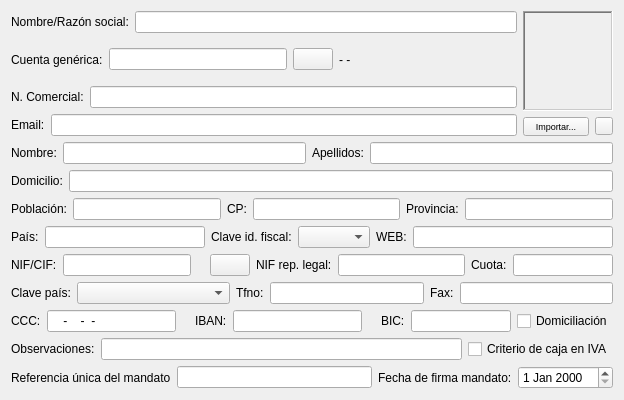
          <widget class="QWidget" name="tab">
           <attribute name="title">
            <string>Datos personales</string>
           </attribute>
           <layout class="QVBoxLayout" name="verticalLayout_8">
            <item>
             <layout class="QHBoxLayout" name="horizontalLayout_24">
              <item>
               <layout class="QVBoxLayout" name="verticalLayout_3">
                <item>
                 <layout class="QHBoxLayout" name="horizontalLayout_11">
                  <item>
                   <widget class="QLabel" name="TextLabel2">
                    <property name="text">
                     <string>Nombre/Razón social:</string>
                    </property>
                    <property name="wordWrap">
                     <bool>false</bool>
                    </property>
                   </widget>
                  </item>
                  <item>
                   <widget class="QLineEdit" name="NombreLineEdit">
                    <property name="maxLength">
                     <number>80</number>
                    </property>
                   </widget>
                  </item>
                 </layout>
                </item>
                <item>
                 <layout class="QHBoxLayout" name="horizontalLayout_18">
                  <item>
                   <widget class="QLabel" name="label_2">
                    <property name="text">
                     <string>Cuenta genérica:</string>
                    </property>
                   </widget>
                  </item>
                  <item>
                   <widget class="QLineEdit" name="cuenta_lineEdit"/>
                  </item>
                  <item>
                   <widget class="QPushButton" name="busca_cuenta_pushButton">
                    <property name="text">
                     <string/>
                    </property>
                    <property name="icon">
                     <iconset resource="keme.qrc">
                      <normaloff>:/iconos/graf/viewer.xpm</normaloff>:/iconos/graf/viewer.xpm</iconset>
                    </property>
                   </widget>
                  </item>
                  <item>
                   <widget class="QLabel" name="cuenta_label">
                    <property name="sizePolicy">
                     <sizepolicy hsizetype="Expanding" vsizetype="Preferred">
                      <horstretch>0</horstretch>
                      <verstretch>0</verstretch>
                     </sizepolicy>
                    </property>
                    <property name="maximumSize">
                     <size>
                      <width>400</width>
                      <height>16777215</height>
                     </size>
                    </property>
                    <property name="text">
                     <string>- -</string>
                    </property>
                   </widget>
                  </item>
                 </layout>
                </item>
                <item>
                 <layout class="QHBoxLayout" name="horizontalLayout_16">
                  <item>
                   <widget class="QLabel" name="label_3">
                    <property name="text">
                     <string>N. Comercial:</string>
                    </property>
                   </widget>
                  </item>
                  <item>
                   <widget class="QLineEdit" name="ncomerciallineEdit">
                    <property name="maxLength">
                     <number>80</number>
                    </property>
                   </widget>
                  </item>
                 </layout>
                </item>
                <item>
                 <layout class="QHBoxLayout" name="horizontalLayout_12">
                  <item>
                   <widget class="QLabel" name="TextLabel10">
                    <property name="text">
                     <string>Email:</string>
                    </property>
                    <property name="wordWrap">
                     <bool>false</bool>
                    </property>
                   </widget>
                  </item>
                  <item>
                   <widget class="QLineEdit" name="EmailLineEdit">
                    <property name="maxLength">
                     <number>80</number>
                    </property>
                   </widget>
                  </item>
                 </layout>
                </item>
               </layout>
              </item>
              <item>
               <layout class="QVBoxLayout" name="_2">
                <item>
                 <widget class="QLabel" name="fotolabel">
                  <property name="sizePolicy">
                   <sizepolicy hsizetype="Fixed" vsizetype="Fixed">
                    <horstretch>0</horstretch>
                    <verstretch>0</verstretch>
                   </sizepolicy>
                  </property>
                  <property name="minimumSize">
                   <size>
                    <width>90</width>
                    <height>100</height>
                   </size>
                  </property>
                  <property name="maximumSize">
                   <size>
                    <width>90</width>
                    <height>100</height>
                   </size>
                  </property>
                  <property name="frameShape">
                   <enum>QFrame::Shape::WinPanel</enum>
                  </property>
                  <property name="frameShadow">
                   <enum>QFrame::Shadow::Sunken</enum>
                  </property>
                  <property name="lineWidth">
                   <number>0</number>
                  </property>
                  <property name="text">
                   <string/>
                  </property>
                 </widget>
                </item>
                <item>
                 <layout class="QHBoxLayout" name="_3">
                  <item>
                   <widget class="QPushButton" name="fotopushButton">
                    <property name="sizePolicy">
                     <sizepolicy hsizetype="Minimum" vsizetype="Minimum">
                      <horstretch>0</horstretch>
                      <verstretch>0</verstretch>
                     </sizepolicy>
                    </property>
                    <property name="maximumSize">
                     <size>
                      <width>66</width>
                      <height>21</height>
                     </size>
                    </property>
                    <property name="font">
                     <font>
                      <pointsize>7</pointsize>
                     </font>
                    </property>
                    <property name="text">
                     <string>Importar...</string>
                    </property>
                   </widget>
                  </item>
                  <item>
                   <widget class="QPushButton" name="borrafotopushButton">
                    <property name="maximumSize">
                     <size>
                      <width>18</width>
                      <height>18</height>
                     </size>
                    </property>
                    <property name="text">
                     <string/>
                    </property>
                    <property name="icon">
                     <iconset resource="keme.qrc">
                      <normaloff>:/iconos/graf/borraelem.png</normaloff>:/iconos/graf/borraelem.png</iconset>
                    </property>
                    <property name="iconSize">
                     <size>
                      <width>12</width>
                      <height>12</height>
                     </size>
                    </property>
                   </widget>
                  </item>
                 </layout>
                </item>
               </layout>
              </item>
             </layout>
            </item>
            <item>
             <layout class="QHBoxLayout" name="horizontalLayout_17">
              <item>
               <widget class="QLabel" name="label_17">
                <property name="text">
                 <string>Nombre:</string>
                </property>
               </widget>
              </item>
              <item>
               <widget class="QLineEdit" name="nombre_pf_lineEdit"/>
              </item>
              <item>
               <widget class="QLabel" name="label_25">
                <property name="text">
                 <string>Apellidos:</string>
                </property>
               </widget>
              </item>
              <item>
               <widget class="QLineEdit" name="apellidoslineEdit"/>
              </item>
             </layout>
            </item>
            <item>
             <layout class="QHBoxLayout" name="horizontalLayout_13">
              <item>
               <widget class="QLabel" name="TextLabel1_2">
                <property name="text">
                 <string>Domicilio:</string>
                </property>
                <property name="wordWrap">
                 <bool>false</bool>
                </property>
               </widget>
              </item>
              <item>
               <widget class="QLineEdit" name="DomicilioLineEdit">
                <property name="maxLength">
                 <number>80</number>
                </property>
               </widget>
              </item>
             </layout>
            </item>
            <item>
             <layout class="QHBoxLayout" name="horizontalLayout_15">
              <item>
               <widget class="QLabel" name="TextLabel2_2">
                <property name="text">
                 <string>Población:</string>
                </property>
                <property name="wordWrap">
                 <bool>false</bool>
                </property>
               </widget>
              </item>
              <item>
               <widget class="QLineEdit" name="PoblacionLineEdit">
                <property name="maxLength">
                 <number>80</number>
                </property>
               </widget>
              </item>
              <item>
               <widget class="QLabel" name="TextLabel4">
                <property name="text">
                 <string>CP:</string>
                </property>
                <property name="wordWrap">
                 <bool>false</bool>
                </property>
               </widget>
              </item>
              <item>
               <widget class="QLineEdit" name="CpLineEdit">
                <property name="maximumSize">
                 <size>
                  <width>150</width>
                  <height>16777215</height>
                 </size>
                </property>
                <property name="maxLength">
                 <number>40</number>
                </property>
               </widget>
              </item>
              <item>
               <widget class="QLabel" name="TextLabel3">
                <property name="text">
                 <string>Provincia:</string>
                </property>
                <property name="wordWrap">
                 <bool>false</bool>
                </property>
               </widget>
              </item>
              <item>
               <widget class="QLineEdit" name="ProvinciaLineEdit">
                <property name="maxLength">
                 <number>80</number>
                </property>
               </widget>
              </item>
             </layout>
            </item>
            <item>
             <layout class="QHBoxLayout" name="horizontalLayout_5">
              <item>
               <widget class="QLabel" name="label_13">
                <property name="text">
                 <string>País:</string>
                </property>
               </widget>
              </item>
              <item>
               <widget class="QLineEdit" name="paislineEdit">
                <property name="minimumSize">
                 <size>
                  <width>160</width>
                  <height>0</height>
                 </size>
                </property>
                <property name="maximumSize">
                 <size>
                  <width>160</width>
                  <height>16777215</height>
                 </size>
                </property>
               </widget>
              </item>
              <item>
               <widget class="QLabel" name="label_12">
                <property name="text">
                 <string>Clave id. fiscal:</string>
                </property>
               </widget>
              </item>
              <item>
               <widget class="QComboBox" name="claveidfiscalcomboBox">
                <property name="sizePolicy">
                 <sizepolicy hsizetype="Expanding" vsizetype="Fixed">
                  <horstretch>0</horstretch>
                  <verstretch>0</verstretch>
                 </sizepolicy>
                </property>
                <property name="maximumSize">
                 <size>
                  <width>560</width>
                  <height>16777215</height>
                 </size>
                </property>
               </widget>
              </item>
              <item>
               <widget class="QLabel" name="label_11">
                <property name="text">
                 <string>WEB:</string>
                </property>
               </widget>
              </item>
              <item>
               <widget class="QLineEdit" name="weblineEdit">
                <property name="minimumSize">
                 <size>
                  <width>200</width>
                  <height>0</height>
                 </size>
                </property>
               </widget>
              </item>
             </layout>
            </item>
            <item>
             <layout class="QHBoxLayout" name="horizontalLayout_6">
              <item>
               <widget class="QLabel" name="TextLabel5">
                <property name="text">
                 <string>NIF/CIF:</string>
                </property>
                <property name="wordWrap">
                 <bool>false</bool>
                </property>
               </widget>
              </item>
              <item>
               <widget class="QLineEdit" name="NifLineEdit">
                <property name="maxLength">
                 <number>40</number>
                </property>
               </widget>
              </item>
              <item>
               <widget class="QLabel" name="check_ciflabel">
                <property name="maximumSize">
                 <size>
                  <width>15</width>
                  <height>15</height>
                 </size>
                </property>
                <property name="text">
                 <string/>
                </property>
                <property name="pixmap">
                 <pixmap resource="keme.qrc">:/iconos/graf/check2.png</pixmap>
                </property>
                <property name="scaledContents">
                 <bool>true</bool>
                </property>
               </widget>
              </item>
              <item>
               <widget class="QPushButton" name="UE_pushButton">
                <property name="text">
                 <string/>
                </property>
                <property name="icon">
                 <iconset resource="keme.qrc">
                  <normaloff>:/iconos/graf/icono_ue.png</normaloff>:/iconos/graf/icono_ue.png</iconset>
                </property>
                <property name="iconSize">
                 <size>
                  <width>20</width>
                  <height>20</height>
                 </size>
                </property>
               </widget>
              </item>
              <item>
               <widget class="QLabel" name="TextLabel6">
                <property name="text">
                 <string>NIF rep. legal:</string>
                </property>
                <property name="wordWrap">
                 <bool>false</bool>
                </property>
               </widget>
              </item>
              <item>
               <widget class="QLineEdit" name="NifReplegalLineEdit">
                <property name="maxLength">
                 <number>40</number>
                </property>
               </widget>
              </item>
              <item>
               <widget class="QLabel" name="label_5">
                <property name="text">
                 <string>Cuota:</string>
                </property>
               </widget>
              </item>
              <item>
               <widget class="QLineEdit" name="cuotalineEdit">
                <property name="maximumSize">
                 <size>
                  <width>100</width>
                  <height>16777215</height>
                 </size>
                </property>
                <property name="maxLength">
                 <number>40</number>
                </property>
               </widget>
              </item>
             </layout>
            </item>
            <item>
             <layout class="QHBoxLayout" name="horizontalLayout_7">
              <item>
               <widget class="QLabel" name="TextLabel7">
                <property name="text">
                 <string>Clave país:</string>
                </property>
                <property name="wordWrap">
                 <bool>false</bool>
                </property>
               </widget>
              </item>
              <item>
               <widget class="QComboBox" name="paiscomboBox">
                <property name="sizePolicy">
                 <sizepolicy hsizetype="Expanding" vsizetype="Fixed">
                  <horstretch>0</horstretch>
                  <verstretch>0</verstretch>
                 </sizepolicy>
                </property>
                <property name="maximumSize">
                 <size>
                  <width>300</width>
                  <height>16777215</height>
                 </size>
                </property>
                <property name="editable">
                 <bool>false</bool>
                </property>
               </widget>
              </item>
              <item>
               <widget class="QLabel" name="TextLabel8">
                <property name="text">
                 <string>Tfno:</string>
                </property>
                <property name="wordWrap">
                 <bool>false</bool>
                </property>
               </widget>
              </item>
              <item>
               <widget class="QLineEdit" name="TfnoLineEdit">
                <property name="maxLength">
                 <number>80</number>
                </property>
               </widget>
              </item>
              <item>
               <widget class="QLabel" name="TextLabel9">
                <property name="text">
                 <string>Fax:</string>
                </property>
                <property name="wordWrap">
                 <bool>false</bool>
                </property>
               </widget>
              </item>
              <item>
               <widget class="QLineEdit" name="FaxLineEdit">
                <property name="maxLength">
                 <number>80</number>
                </property>
               </widget>
              </item>
             </layout>
            </item>
            <item>
             <layout class="QHBoxLayout" name="_4">
              <item>
               <widget class="QLabel" name="label_4">
                <property name="text">
                 <string>CCC:</string>
                </property>
               </widget>
              </item>
              <item>
               <widget class="QLineEdit" name="ccclineEdit">
                <property name="inputMask">
                 <string>9999-9999-99-9999999999</string>
                </property>
                <property name="maxLength">
                 <number>23</number>
                </property>
               </widget>
              </item>
              <item>
               <widget class="QLabel" name="check_ccclabel">
                <property name="maximumSize">
                 <size>
                  <width>15</width>
                  <height>15</height>
                 </size>
                </property>
                <property name="text">
                 <string/>
                </property>
                <property name="pixmap">
                 <pixmap resource="keme.qrc">:/iconos/graf/check2.png</pixmap>
                </property>
                <property name="scaledContents">
                 <bool>true</bool>
                </property>
               </widget>
              </item>
              <item>
               <widget class="QLabel" name="label_19">
                <property name="text">
                 <string>IBAN:</string>
                </property>
               </widget>
              </item>
              <item>
               <widget class="QLineEdit" name="ibanlineEdit">
                <property name="inputMask">
                 <string/>
                </property>
               </widget>
              </item>
              <item>
               <widget class="QLabel" name="check_ibanlabel">
                <property name="maximumSize">
                 <size>
                  <width>15</width>
                  <height>15</height>
                 </size>
                </property>
                <property name="text">
                 <string/>
                </property>
                <property name="pixmap">
                 <pixmap resource="keme.qrc">:/iconos/graf/check2.png</pixmap>
                </property>
                <property name="scaledContents">
                 <bool>true</bool>
                </property>
               </widget>
              </item>
              <item>
               <widget class="QLabel" name="label_23">
                <property name="text">
                 <string>BIC:</string>
                </property>
               </widget>
              </item>
              <item>
               <widget class="QLineEdit" name="biclineEdit">
                <property name="maximumSize">
                 <size>
                  <width>100</width>
                  <height>16777215</height>
                 </size>
                </property>
               </widget>
              </item>
              <item>
               <widget class="QCheckBox" name="domiciliacheckBox">
                <property name="text">
                 <string>Domiciliación</string>
                </property>
               </widget>
              </item>
             </layout>
            </item>
            <item>
             <layout class="QHBoxLayout" name="horizontalLayout_9">
              <item>
               <widget class="QLabel" name="TextLabel11">
                <property name="text">
                 <string>Observaciones:</string>
                </property>
                <property name="wordWrap">
                 <bool>false</bool>
                </property>
               </widget>
              </item>
              <item>
               <widget class="QLineEdit" name="ObservacionesLineEdit">
                <property name="maxLength">
                 <number>80</number>
                </property>
               </widget>
              </item>
              <item>
               <widget class="QCheckBox" name="caja_ivacheckBox">
                <property name="text">
                 <string>Criterio de caja en IVA</string>
                </property>
               </widget>
              </item>
             </layout>
            </item>
            <item>
             <layout class="QHBoxLayout" name="horizontalLayout_8">
              <item>
               <widget class="QLabel" name="label_20">
                <property name="text">
                 <string>Referencia única del mandato</string>
                </property>
               </widget>
              </item>
              <item>
               <widget class="QLineEdit" name="ref_madatolineEdit"/>
              </item>
              <item>
               <widget class="QLabel" name="label_21">
                <property name="text">
                 <string>Fecha de firma mandato:</string>
                </property>
               </widget>
              </item>
              <item>
               <widget class="QDateEdit" name="firma_mandatodateEdit"/>
              </item>
             </layout>
            </item>
           </layout>
          </widget>
